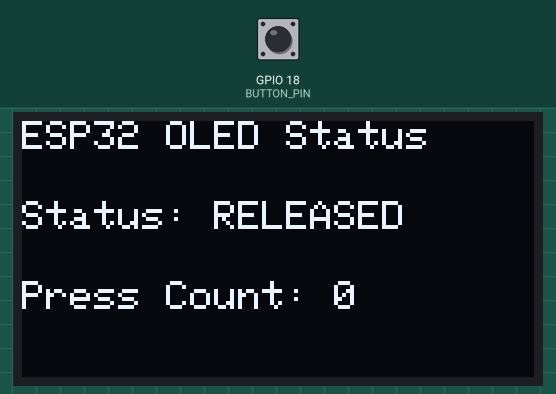
A program run on a simulated ESP32. On the bench: 128×64 one-colour display. The test bench sets the inputs (shaded band); at power-on: GPIO 18 (BUTTON_PIN) HIGH. What the program prints to the serial monitor is not drawn.

Above: at 2.7 s.
2.8 s: GPIO 18 (BUTTON_PIN) pulled LOW for 0.15 s
At 2.96 s:
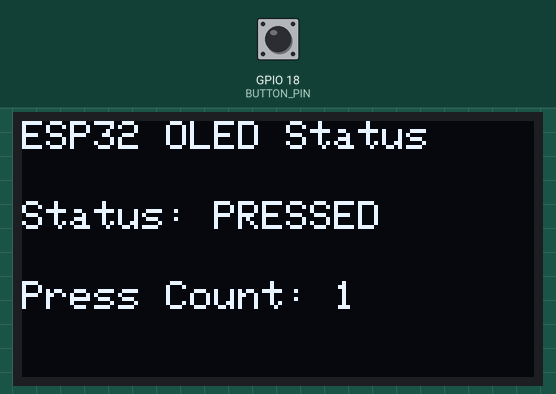
4.5 s: GPIO 18 (BUTTON_PIN) pulled LOW for 1 s
At 5.0 s:
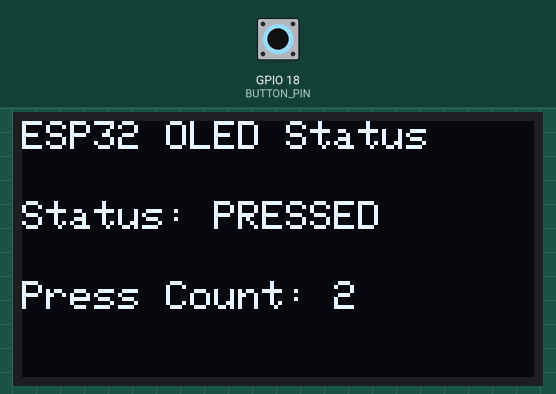
7.0 s: GPIO 18 (BUTTON_PIN) pulled LOW for 0.15 s
At 8.4 s:
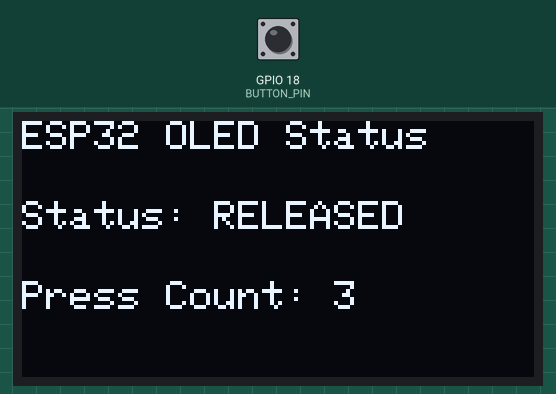
8.7 s: GPIO 18 (BUTTON_PIN) pulled LOW for 1 s
At 10.5 s:
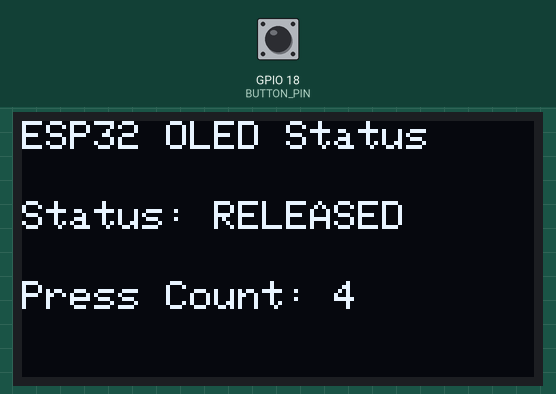
Timing chart, 0 to 12.0 s (numbered marks = the images above; inputs shaded):
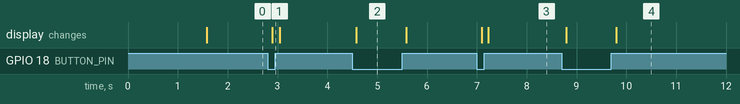

The program:

main.cpp
```cpp
#include <Arduino.h>
#include <Wire.h>
#include <Adafruit_GFX.h>
#include <Adafruit_SSD1306.h>

#define SCREEN_WIDTH 128
#define SCREEN_HEIGHT 64
#define OLED_RESET    -1
#define SCREEN_ADDRESS 0x3C

Adafruit_SSD1306 display(SCREEN_WIDTH, SCREEN_HEIGHT, &Wire, OLED_RESET);

const int BUTTON_PIN = 18;
int pressCount = 0;
int lastButtonState = HIGH;
int buttonState = HIGH;
unsigned long lastDebounceTime = 0;
unsigned long debounceDelay = 50;

void setup() {
  Serial.begin(115200);

  Wire.begin(21, 22);
  pinMode(BUTTON_PIN, INPUT_PULLUP);

  if(!display.begin(SSD1306_SWITCHCAPVCC, SCREEN_ADDRESS)) {
    Serial.println(F("SSD1306 allocation failed"));
    for(;;);
  }

  display.clearDisplay();
  display.setTextSize(1);
  display.setTextColor(SSD1306_WHITE);
  display.setCursor(0, 0);
  display.println(F("IoT HW-01 Ready"));
  display.display();
  delay(1500);
}

void loop() {
  int reading = digitalRead(BUTTON_PIN);

  if (reading != lastButtonState) {
    lastDebounceTime = millis();
  }

  if ((millis() - lastDebounceTime) > debounceDelay) {
    if (reading != buttonState) {
      buttonState = reading;
      if (buttonState == LOW) {
        pressCount++;
        Serial.print("Button Pressed! Count: ");
        Serial.println(pressCount);
      }
    }
  }

  lastButtonState = reading;

  display.clearDisplay();
  display.setCursor(0, 0);
  display.println(F("ESP32 OLED Status"));

  display.setCursor(0, 20);
  display.print(F("Status: "));
  display.println(buttonState == LOW ? F("PRESSED") : F("RELEASED"));

  display.setCursor(0, 40);
  display.print(F("Press Count: "));
  display.println(pressCount);

  display.display();
}
```

Measured:
- after the input at 2.8 s, the display: changes after 0.09 s (image 1)
- after the input at 4.5 s, the display: changes after 0.08 s (image 2)
- after the input at 7.0 s, the display: first changes after 0.10 s (image 3 shows a later state)
- after the input at 8.7 s, the display: first changes after 0.09 s (image 4 shows a later state)
